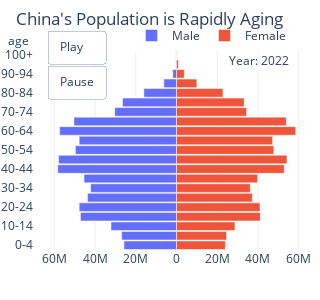

The notebook cell this image was saved under:
### Markdown cell above
`Pyramid Figure`

### Code cell
# Create the trace for the male data
trace_male = go.Bar(
    x=-pyramid_data.iloc[:,22:].iloc[64],
    y=pyramid_data.columns[22:].str.replace('Male',''), # to make data in the same order and same name
    orientation='h',
    name='Male',
    marker=dict(),
    #hover data
    #make hover with positive value by adding - to x
    hovertemplate='%{y} %{x} <extra></extra>',
)

# Create the trace for the female data
trace_female = go.Bar(
    x=pyramid_data.iloc[:,1:22].iloc[64],
    y=pyramid_data.columns[1:22].str.replace('Female',''), # to make data in the same order and same name
    orientation='h',
    name='Female',
    marker=dict(),
    hovertemplate='%{y} %{x} <extra></extra>',


)

# Combine the traces into a single figure
fig_py = go.Figure(data=[trace_male, trace_female])


fig_py.update_layout(
    title=f'China\'s Population is Rapidly Aging',
    xaxis_title='Population',
    #yaxis_title='Age Group',
    barmode='relative',
    bargap=.1,
    width=280,
    height=300,
    margin=dict(l=20, r=1, t=50, b=50),
    template=THEME,
    xaxis_range=[-70000000,70000000],
    xaxis=go.layout.XAxis(
        tickvals=[-60000000, -40000000, -20000000, 0, 20000000, 40000000, 60000000],                      
        ticktext=["60M", "40M", "20M", "0", "20M", "40M", '60M']
    ),
    
    
    updatemenus=[dict(
        type='buttons',
        showactive=False,
        buttons=[
            dict(
                label='Play',
                method='animate',
                args=[None, dict(
                    frame=dict(duration=300, redraw=True),
                    fromcurrent=True,
                    mode='immediate'
                )]
            ),
             dict(
                label='Pause',
                method='animate',
                args=[[None], dict(
                    frame=dict(duration=0, redraw=True),
                    mode='immediate'
                )]
            ),
            
        ], x=0.25, y=1.1,
        
#         buttons=[dict(
#             label='Play',
#             method='animate',
#             args=[None, dict(
#                 frame=dict(duration=500, redraw=True),
#                 fromcurrent=True,
#                 mode='immediate'
#             )]
        
#         )]
    )],
    annotations=[
        dict(
            x=0.9,
            y=1,
            xref='paper',
            yref='paper',
            text='Year: 2022',
            showarrow=False
        ),
         dict(
            x=-0.1,
            y=1.1,
            xref='paper',
            yref='paper',
            text='age',
            showarrow=False
        )
        
    ]
)
# Set x axis range and keep it constant
fig_py.update_xaxes(range=[-70_000_000, 70_000_000])
fig_py.update_layout(legend=dict(orientation="h", yanchor="bottom", y=1, xanchor="right", x=0.9,
                                    traceorder="normal", font=dict(size=12,), ),) 

# Add frames
frames = []
for i, year in enumerate(pyramid_data.Year):
    frame = go.Frame(
        data=[
          
            go.Bar(
                x=-pyramid_data.iloc[i,22:],
                y=pyramid_data.columns[22:].str.replace('Male',''), # to make data in the same order and same name
                orientation='h',
                name='Male',
                marker=dict(),
                #hover data
                #make hover with positive value by adding - to x
                hovertemplate='%{y} %{x} <extra></extra>',
            ),
            go.Bar(
                    x=pyramid_data.iloc[i,1:22],
                    y=pyramid_data.columns[1:22].str.replace('Female',''), # to make data in the same order and same name
                    orientation='h',
                    name='Female',
                    marker=dict(),
                    hovertemplate='%{y} %{x} <extra></extra>',
            )
        ],
        name=str(year)[:4],
        layout = go.Layout(annotations = [dict(
                                            x=0.9,
                                            y=1,
                                            xref='paper',
                                            yref='paper',
                                            text=f'Year: {str(year)[:4]}',
                                            showarrow=False
                                            ),
                                             dict(
                                                x=-0.1,
                                                y=1.1,
                                                xref='paper',
                                                yref='paper',
                                                text='age',
                                                showarrow=False
                                            )]
                          )

        
    )
    frames.append(frame)

# Add frames to figure
fig_py.frames = frames

fig_py.show()

### Figure 1 — Plotly figure (JSON) as saved in the notebook; plotly's stock layout.template omitted (floating-point values rounded to 4 significant figures)
{"data": [{"hovertemplate": "%{y} %{x} <extra></extra>", "name": "Male", "orientation": "h", "type": "bar", "x": [-25808583, -26920000.0, -32190000.0, -47175731, -47806424, -43670000.0, -42177422, -45410829, -58350000.0, -57910000.0, -49668679, -47804473, -57389510, -50360000.0, -30341395, -26530000.0, -16035890, -6215301, -1809000.0, -276800.0, -13175], "y": ["0-4", "5-9", "10-14", "15-19", "20-24", "25-29", "30-34", "35-39", "40-44", "45-49", "50-54", "55-59", "60-64", "65-69", "70-74", "75-79", "80-84", "85-89", "90-94", "95-99", "100+"]}, {"hovertemplate": "%{y} %{x} <extra></extra>", "name": "Female", "orientation": "h", "type": "bar", "x": [24008586, 24590000.0, 28718169, 41175040, 41010000.0, 37260000.0, 36247275, 39822524, 52920000.0, 54263557, 47817232, 47210000.0, 58585418, 53950000.0, 34440000.0, 33218569, 22824053, 9990000.0, 3833000.0, 964900.0, 113263], "y": ["0-4", "5-9", "10-14", "15-19", "20-24", "25-29", "30-34", "35-39", "40-44", "45-49", "50-54", "55-59", "60-64", "65-69", "70-74", "75-79", "80-84", "85-89", "90-94", "95-99", "100+"]}], "layout": {"annotations": [{"showarrow": false, "text": "Year: 2022", "x": 0.9, "xref": "paper", "y": 1, "yref": "paper"}, {"showarrow": false, "text": "age", "x": -0.1, "xref": "paper", "y": 1.1, "yref": "paper"}], "bargap": 0.1, "barmode": "relative", "height": 300, "legend": {"font": {"size": 12}, "orientation": "h", "traceorder": "normal", "x": 0.9, "xanchor": "right", "y": 1, "yanchor": "bottom"}, "margin": {"b": 50, "l": 20, "r": 1, "t": 50}, "title": {"text": "China's Population is Rapidly Aging"}, "updatemenus": [{"buttons": [{"args": [null, {"frame": {"duration": 300, "redraw": true}, "fromcurrent": true, "mode": "immediate"}], "label": "Play", "method": "animate"}, {"args": [[null], {"frame": {"duration": 0, "redraw": true}, "mode": "immediate"}], "label": "Pause", "method": "animate"}], "showactive": false, "type": "buttons", "x": 0.25, "y": 1.1}], "width": 280, "xaxis": {"range": [-70000000, 70000000], "ticktext": ["60M", "40M", "20M", "0", "20M", "40M", "60M"], "tickvals": [-60000000, -40000000, -20000000, 0, 20000000, 40000000, 60000000]}}}
